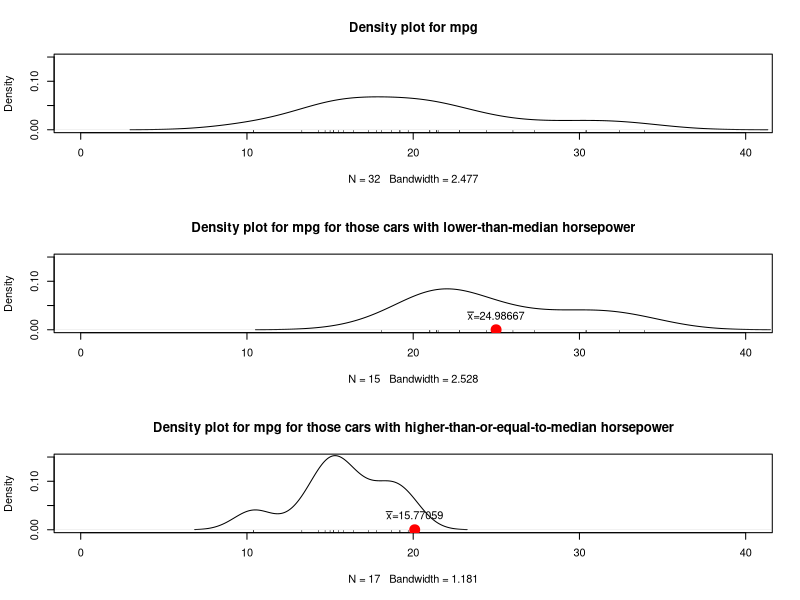
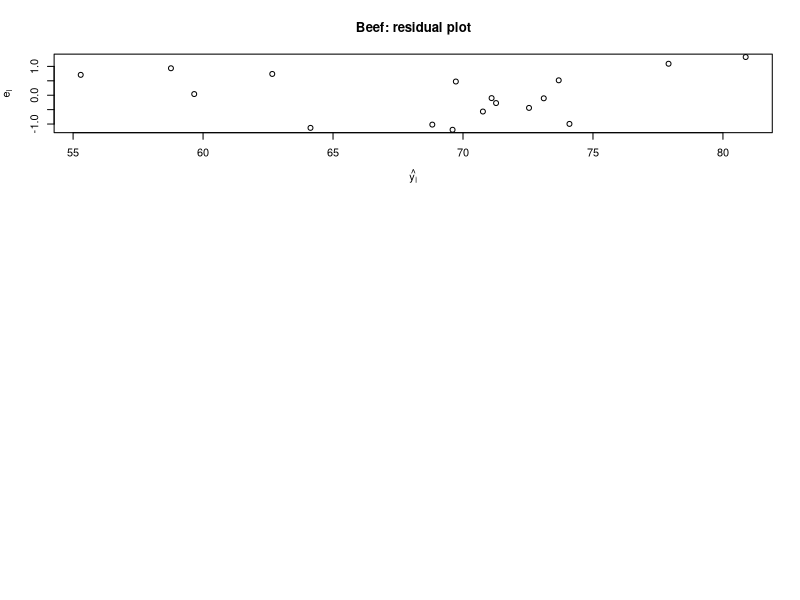
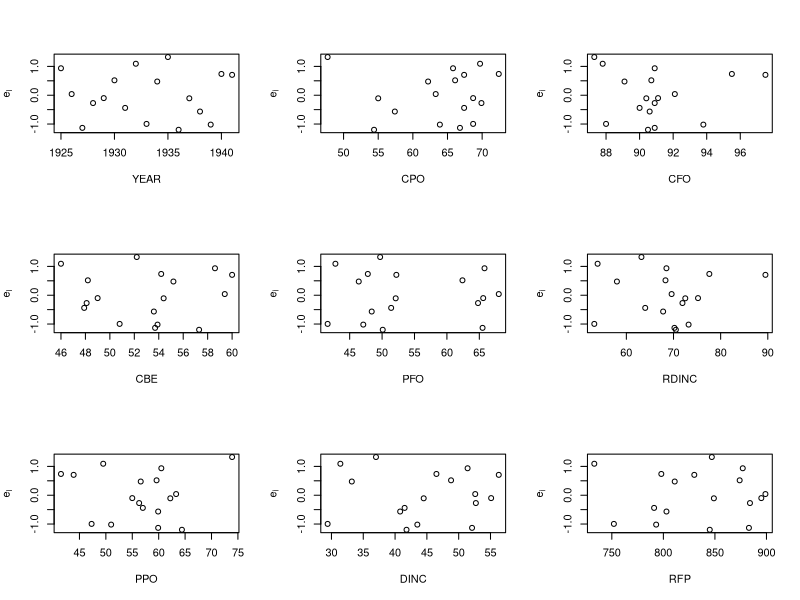
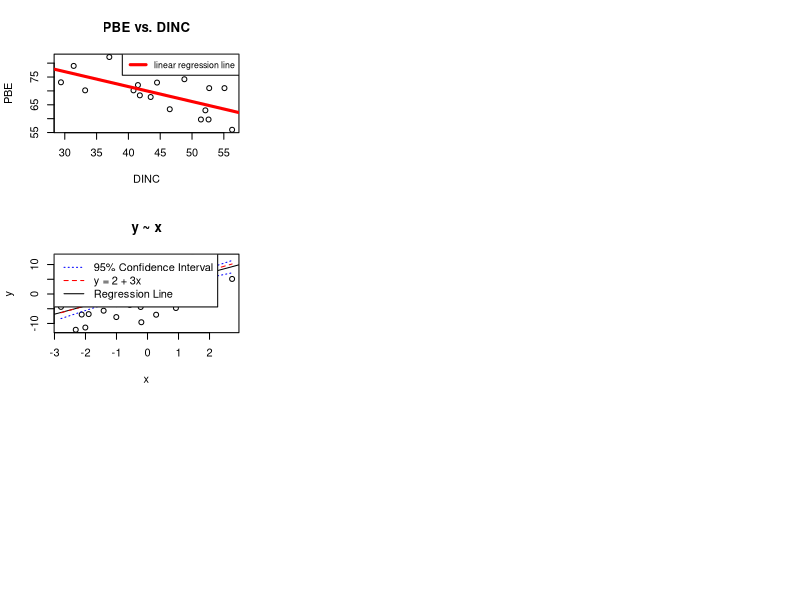

Source code (R) for these figures, in order:
## ---- chunk 1
layout(matrix(c(1,2,3), nrow = 3, ncol = 1))
plot(density(mtcars$mpg), xlim = c(0, 40), ylim = c(0, 0.15), main = paste0("Density plot for mpg"))
rug(mtcars$mpg)

plot(density(mtcars$mpg[mtcars$hp < median(mtcars$hp)]), xlim = c(0, 40), ylim = c(0, 0.15), main = paste0("Density plot for mpg for those cars with lower-than-median horsepower"))
rug(mtcars$mpg[mtcars$hp < median(mtcars$hp)])
points(mean(mtcars$mpg[mtcars$hp < median(mtcars$hp)]), 0, cex = 2, pch = 19, col = "red")
text(mean(mtcars$mpg[mtcars$hp < median(mtcars$hp)]), 0.03, bquote(bar(x) * "=" * .(mean(mtcars$mpg[mtcars$hp < median(mtcars$hp)]))))

plot(density(mtcars$mpg[mtcars$hp >= median(mtcars$hp)]), xlim = c(0, 40), ylim = c(0, 0.15), main = paste0("Density plot for mpg for those cars with higher-than-or-equal-to-median horsepower"))
rug(mtcars$mpg[mtcars$hp >= median(mtcars$hp)])
points(mean(mtcars$mpg[mtcars$hp >= mtcars$hp]), 0, cex = 2, pch = 19, col = "red")
text(mean(mtcars$mpg[mtcars$hp >= mtcars$hp]), 0.03, bquote(bar(x) * "=" * .(mean(mtcars$mpg[mtcars$hp >= median(mtcars$hp)]))))
## ---- chunk 2
t.test(mtcars$mpg[mtcars$hp < median(mtcars$hp)], mtcars$mpg[mtcars$hp >= median(mtcars$hp)], alternative = "greater")$p.value
## ---- chunk 3
beef <- read.table("beef.txt", header = TRUE, comment.char = "%")
str(beef)
summary(beef)
## ---- chunk 4
m <- lm(beef$PBE ~ beef$YEAR + beef$CBE + beef$PPO + beef$CPO + beef$PFO + beef$DINC + beef$CFO + beef$RDINC + beef$RFP)
summary(m)
plot(m$fitted.values, m$residuals, main = paste0("Beef: residual plot"), ylab = expression(e[i]), xlab = expression(hat(y[i])))
layout(matrix(c(1,2,3,4,5,6,7,8,9), nrow = 3, ncol = 3))
plot(beef$YEAR, m$residuals, ylab = expression(e[i]), xlab = "YEAR")
plot(beef$CBE, m$residuals, ylab = expression(e[i]), xlab = "CBE")
plot(beef$PPO, m$residuals, ylab = expression(e[i]), xlab = "PPO")
plot(beef$CPO, m$residuals, ylab = expression(e[i]), xlab = "CPO")
plot(beef$PFO, m$residuals, ylab = expression(e[i]), xlab = "PFO")
plot(beef$DINC, m$residuals, ylab = expression(e[i]), xlab = "DINC")
plot(beef$CFO, m$residuals, ylab = expression(e[i]), xlab = "CFO")
plot(beef$RDINC, m$residuals, ylab = expression(e[i]), xlab = "RDINC")
plot(beef$RFP, m$residuals, ylab = expression(e[i]), xlab = "RFP")
## ---- chunk 5
# The x variable whose model coefficient is most significantly different from 0 is DINC.
simple_m <- lm(beef$PBE ~ beef$DINC)
plot(beef$DINC, beef$PBE, main = paste0("PBE vs. DINC"), xlab = "DINC", ylab = "PBE")
abline(simple_m, col = "red", lwd = 3)
legend("topright", col = "red", lwd = 3, cex = 0.8, legend = "linear regression line")
## ---- chunk 6
n = 100
sigma = 4
beta0 = 2
beta1 = 3
x = sort(rnorm(n))
epsi = rnorm(100, 0, 4)
y = beta0 + beta1 * x + epsi
plot(x, y, main = paste0("y ~ x"), xlab = "x", ylab = "y")
model3 = lm(y~x)
model3
summary(model3)
abline(model3)
curve(2 + 3*x , col = "red", lty = "dashed", add = TRUE)

yhat = model3$fitted.values
e = y - yhat
s = sqrt(sum(e^2) / (n - 2))
syhat = s * sqrt(1/n + (x - mean(x))^2/(sum((x - mean(x))^2))) 
lower = yhat - syhat * qt(0.975, length(x) - 2)
higher = yhat + syhat * qt(0.975, length(x) - 2)
lines(x, lower, lty = "dotted", col = "blue")
lines(x, higher, lty = "dotted", col = "blue")
legend("topleft", legend = c("95% Confidence Interval","y = 2 + 3x","Regression Line"), col = c("blue", "red", "black"), lty = c("dotted","dashed","solid"))
